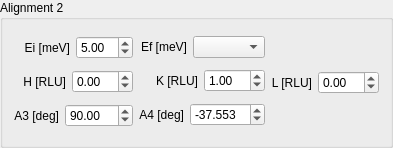
    <widget class="QGroupBox" name="groupBox_3">
     <property name="sizePolicy">
      <sizepolicy hsizetype="Preferred" vsizetype="Preferred">
       <horstretch>0</horstretch>
       <verstretch>0</verstretch>
      </sizepolicy>
     </property>
     <property name="title">
      <string>Alignment 2</string>
     </property>
     <layout class="QHBoxLayout" name="horizontalLayout_56">
      <item>
       <layout class="QHBoxLayout" name="horizontalLayout_39">
        <item>
         <layout class="QVBoxLayout" name="verticalLayout_15">
          <item>
           <layout class="QHBoxLayout" name="horizontalLayout_40">
            <item>
             <widget class="QLabel" name="label_30">
              <property name="text">
               <string>Ei [meV]</string>
              </property>
              <property name="alignment">
               <set>Qt::AlignRight|Qt::AlignTrailing|Qt::AlignVCenter</set>
              </property>
             </widget>
            </item>
            <item>
             <widget class="QDoubleSpinBox" name="alignment2_ei_spinBox">
              <property name="value">
               <double>5.000000000000000</double>
              </property>
             </widget>
            </item>
           </layout>
          </item>
          <item>
           <layout class="QHBoxLayout" name="horizontalLayout_41">
            <item>
             <widget class="QLabel" name="label_31">
              <property name="text">
               <string>H [RLU]</string>
              </property>
              <property name="alignment">
               <set>Qt::AlignRight|Qt::AlignTrailing|Qt::AlignVCenter</set>
              </property>
             </widget>
            </item>
            <item>
             <widget class="QDoubleSpinBox" name="alignment2_h_spinBox">
              <property name="minimum">
               <double>-20.000000000000000</double>
              </property>
              <property name="maximum">
               <double>20.000000000000000</double>
              </property>
             </widget>
            </item>
           </layout>
          </item>
          <item>
           <layout class="QHBoxLayout" name="horizontalLayout_42">
            <item>
             <widget class="QLabel" name="label_32">
              <property name="text">
               <string>A3 [deg]</string>
              </property>
              <property name="alignment">
               <set>Qt::AlignRight|Qt::AlignTrailing|Qt::AlignVCenter</set>
              </property>
             </widget>
            </item>
            <item>
             <widget class="QDoubleSpinBox" name="alignment2_a3_spinBox">
              <property name="minimum">
               <double>-360.000000000000000</double>
              </property>
              <property name="maximum">
               <double>360.000000000000000</double>
              </property>
              <property name="value">
               <double>90.000000000000000</double>
              </property>
             </widget>
            </item>
           </layout>
          </item>
         </layout>
        </item>
        <item>
         <layout class="QVBoxLayout" name="verticalLayout_16">
          <item>
           <layout class="QHBoxLayout" name="horizontalLayout_43">
            <item>
             <widget class="QLabel" name="label_33">
              <property name="text">
               <string>Ef [meV]</string>
              </property>
              <property name="alignment">
               <set>Qt::AlignRight|Qt::AlignTrailing|Qt::AlignVCenter</set>
              </property>
             </widget>
            </item>
            <item>
             <widget class="QComboBox" name="alignment2_ef_comboBox"/>
            </item>
           </layout>
          </item>
          <item>
           <layout class="QHBoxLayout" name="horizontalLayout_44">
            <item>
             <widget class="QLabel" name="label_34">
              <property name="text">
               <string>K [RLU]</string>
              </property>
              <property name="alignment">
               <set>Qt::AlignRight|Qt::AlignTrailing|Qt::AlignVCenter</set>
              </property>
             </widget>
            </item>
            <item>
             <widget class="QDoubleSpinBox" name="alignment2_k_spinBox">
              <property name="minimum">
               <double>-20.000000000000000</double>
              </property>
              <property name="maximum">
               <double>20.000000000000000</double>
              </property>
              <property name="value">
               <double>1.000000000000000</double>
              </property>
             </widget>
            </item>
           </layout>
          </item>
          <item>
           <layout class="QHBoxLayout" name="horizontalLayout_45">
            <item>
             <widget class="QLabel" name="label_35">
              <property name="text">
               <string>A4 [deg]</string>
              </property>
              <property name="alignment">
               <set>Qt::AlignRight|Qt::AlignTrailing|Qt::AlignVCenter</set>
              </property>
             </widget>
            </item>
            <item>
             <widget class="QDoubleSpinBox" name="alignment2_a4_spinBox">
              <property name="decimals">
               <number>3</number>
              </property>
              <property name="minimum">
               <double>-180.000000000000000</double>
              </property>
              <property name="maximum">
               <double>180.000000000000000</double>
              </property>
              <property name="value">
               <double>-37.552999999999997</double>
              </property>
             </widget>
            </item>
           </layout>
          </item>
         </layout>
        </item>
        <item>
         <layout class="QVBoxLayout" name="verticalLayout_17">
          <item>
           <layout class="QHBoxLayout" name="horizontalLayout_46">
            <item>
             <spacer name="verticalSpacer_5">
              <property name="orientation">
               <enum>Qt::Vertical</enum>
              </property>
              <property name="sizeType">
               <enum>QSizePolicy::Fixed</enum>
              </property>
              <property name="sizeHint" stdset="0">
               <size>
                <width>20</width>
                <height>40</height>
               </size>
              </property>
             </spacer>
            </item>
           </layout>
          </item>
          <item>
           <layout class="QHBoxLayout" name="horizontalLayout_47">
            <item>
             <widget class="QLabel" name="label_36">
              <property name="text">
               <string>L [RLU]</string>
              </property>
              <property name="alignment">
               <set>Qt::AlignRight|Qt::AlignTrailing|Qt::AlignVCenter</set>
              </property>
             </widget>
            </item>
            <item>
             <widget class="QDoubleSpinBox" name="alignment2_l_spinBox">
              <property name="minimum">
               <double>-20.000000000000000</double>
              </property>
              <property name="maximum">
               <double>20.000000000000000</double>
              </property>
             </widget>
            </item>
           </layout>
          </item>
          <item>
           <layout class="QHBoxLayout" name="horizontalLayout_48">
            <item>
             <spacer name="verticalSpacer_6">
              <property name="orientation">
               <enum>Qt::Vertical</enum>
              </property>
              <property name="sizeType">
               <enum>QSizePolicy::Fixed</enum>
              </property>
              <property name="sizeHint" stdset="0">
               <size>
                <width>20</width>
                <height>40</height>
               </size>
              </property>
             </spacer>
            </item>
           </layout>
          </item>
         </layout>
        </item>
       </layout>
      </item>
     </layout>
    </widget>
